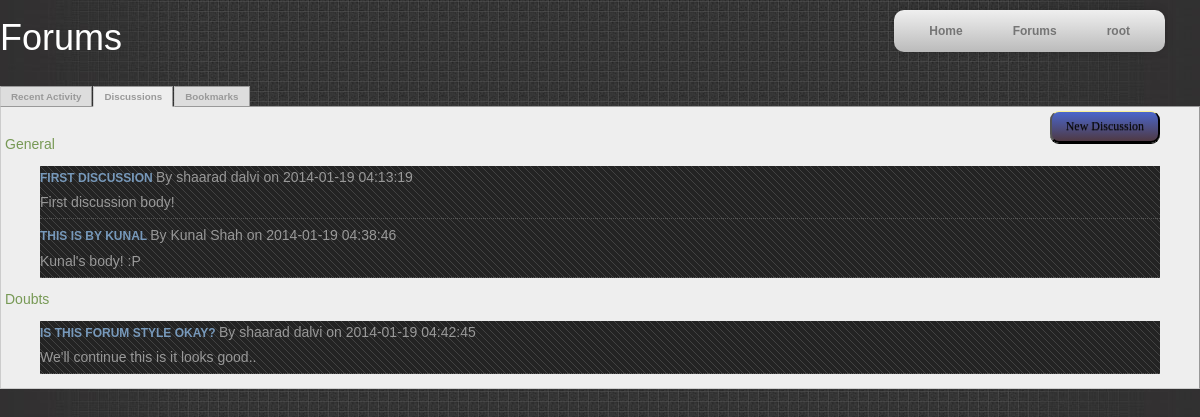
Page /forum_new.php?showTab=discussions&mode=showmain (signed in) on the earlier database version.
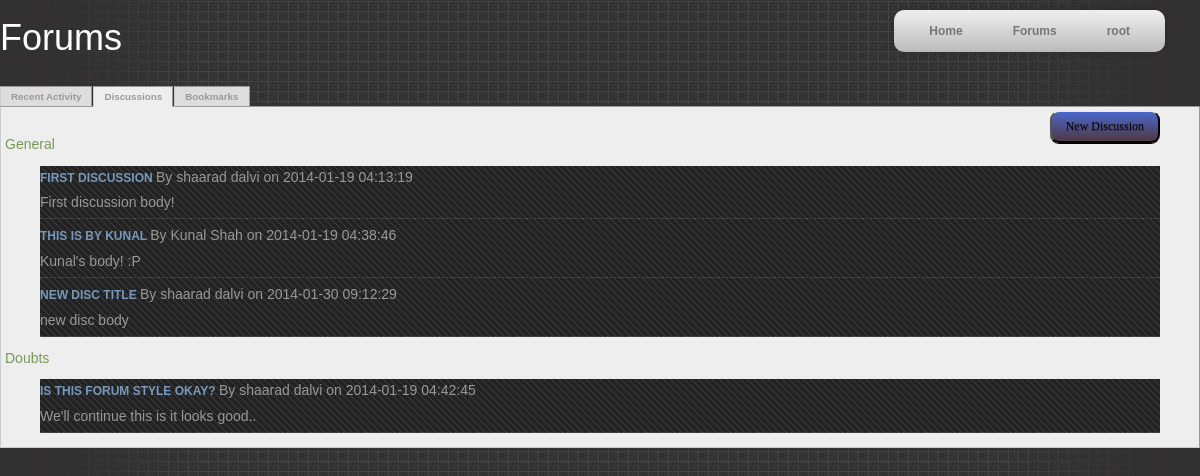
Same page on the later database version.
### tables this page shows
CREATE TABLE IF NOT EXISTS `discussion_category` (
  `category_id` int(11) NOT NULL AUTO_INCREMENT,
  `category_name` text NOT NULL,
  PRIMARY KEY (`category_id`)
);

CREATE TABLE IF NOT EXISTS `discussion` (
  `discussion_id` int(11) NOT NULL AUTO_INCREMENT,
  `type` int(11) NOT NULL DEFAULT '0',
  `category_id` int(11) NOT NULL,
  `insert_uid` int(11) unsigned NOT NULL,
  `last_comment_id` int(11) NOT NULL DEFAULT '0',
  `name` varchar(100) NOT NULL,
  `disc_body` text NOT NULL,
  `count_comments` int(11) NOT NULL DEFAULT '0',
  `date_inserted_d` timestamp NOT NULL DEFAULT CURRENT_TIMESTAMP,
  `date_updated_d` timestamp NOT NULL DEFAULT '0000-00-00 00:00:00',
  `rating` float NOT NULL DEFAULT '0',
  PRIMARY KEY (`discussion_id`),
  KEY `category_id` (`category_id`),
  KEY `last_comment_id` (`last_comment_id`),
  KEY `insert_uid` (`insert_uid`)
);

CREATE TABLE IF NOT EXISTS `user` (
  `u_id` int(11) unsigned NOT NULL AUTO_INCREMENT,
  `u_name` varchar(30) NOT NULL,
  `password` varchar(20) NOT NULL,
  `f_name` varchar(20) NOT NULL,
  `l_name` varchar(20) NOT NULL,
  `contact_no` int(10) NOT NULL,
  `dob` date NOT NULL,
  `institute` varchar(40) NOT NULL,
  `stream` varchar(20) NOT NULL,
  `role` varchar(10) NOT NULL,
  `approve_id` tinyint(1) NOT NULL DEFAULT '0',
  `photo` varchar(255) NOT NULL,
  `about` text NOT NULL,
  `show_email` tinyint(4) NOT NULL DEFAULT '0',
  `gender` tinyint(4) NOT NULL DEFAULT '0',
  `user_score` float NOT NULL DEFAULT '0',
  `count_bookmarks` int(11) NOT NULL DEFAULT '0',
  `count_comments` int(11) NOT NULL DEFAULT '0',
  `count_discussions` int(11) NOT NULL DEFAULT '0',
  PRIMARY KEY (`u_id`)
);

### forum_new.php (the view, shortened to what the rows shown need)
<?php require_once('Connections/conn.php'); ?>
<?php
if (!function_exists("GetSQLValueString")) {
function GetSQLValueString($theValue, $theType, $theDefinedValue = "", $theNotDefinedValue = "")
{
  $theValue = function_exists("mysql_real_escape_string") ? mysql_real_escape_string($theValue) : mysql_escape_string($theValue);
  switch ($theType) {
    case "long":
    case "int":
      $theValue = ($theValue != "") ? intval($theValue) : "NULL";
      break;
  }
  return $theValue;
}
}?>
<?php
$query_categories = "SELECT * FROM discussion_category";
$categories = mysql_query($query_categories, $conn) or die(mysql_error());
$row_categories = mysql_fetch_assoc($categories);
?>
<!DOCTYPE html PUBLIC "-//W3C//DTD XHTML 1.0 Transitional//EN" "http://www.w3.org/TR/xhtml1/DTD/xhtml1-transitional.dtd">
<html xmlns="http://www.w3.org/1999/xhtml">
<head>
<link href="SpryAssets/SpryTabbedPanels.css" rel="stylesheet" type="text/css" />
<link rel="stylesheet" type="text/css" media="screen" href="css/templatemo_style.css" />
<link rel="stylesheet" type="text/css" media="screen" href="css/forum_new.css?1234" />
<link rel="stylesheet" type="text/css" media="screen" href="css/nav_bar.css" />
<link rel="stylesheet" type="text/css" media="screen" href="css/forum_buttons.css" />
<link rel="stylesheet" type="text/css" href="css/forum_disc_form.css" media="all" />
<link href="lib/jquery.upvote.css" rel="stylesheet" type="text/css">
</head>
<body >
<br/>
<div>
<h1> Forums</h1>
<div id="TabbedPanels1" class="TabbedPanels">
  <div class="TabbedPanelsContentGroup">
    <div class="TabbedPanelsContent">
        <div class="forum-wrapper">
	    	<div class="forum-content-wrapper">
			    <div class="forum-content">
                <?php if (isset($_GET['mode']) && $_GET['mode']=="disc") { ?>
                	<?php $tabToShow=1;?>
                    <a href="forum_new.php?showTab=discussions&mode=showmain"> Back to discussions </a><br />
                    <?php
					mysql_select_db($database_conn, $conn);
					$query_disc = sprintf("SELECT * FROM `discussion` JOIN `user` ON insert_uid=u_id WHERE discussion_id =%s",GetSQLValueString($_GET['discussionid'], "int"));
					$disc = mysql_query($query_disc, $conn) or die(mysql_error());
					$row_disc = mysql_fetch_assoc($disc);
					$totalRows_disc = mysql_num_rows($disc);
					?>
                    <disc-title><?php echo $row_disc['name'];?> </disc-title>
					 <div class="middle">
						<div class="container">
							<main class="content">
				                <dd><?php echo $row_disc['disc_body'];?></dd>
							</main>
						</div>
						<aside class="left-sidebar">
                        <img src="<?php echo $row_disc['photo'];?>" width="100" height="100" alt="Profile picture"/><br />
							<dt><?php echo $row_disc['f_name']." ".$row_disc['l_name'];?></dt>
						</aside>
						<aside class="right-sidebar">
							<dt><?php echo $row_disc['date_inserted_d'];?></dt>
						</aside>
					</div>
					<?php
					mysql_select_db($database_conn, $conn);
					$query_comments = sprintf("SELECT * FROM `discussion` JOIN `comment` ON discussion.discussion_id = comment.discussion_id JOIN `user` ON comment.insert_uid = user.u_id LEFT OUTER JOIN `user_comment` ON comment.comment_id = user_comment.user_comment_id AND user_comment.user_id=%s WHERE discussion.discussion_id =%s ORDER BY date_inserted_c",GetSQLValueString($_SESSION['MM_UserID'], "int"),GetSQLValueString($_GET['discussionid'], "int"));
					$comments = mysql_query($query_comments, $conn) or die(mysql_error());
					$row_comments = mysql_fetch_assoc($comments);
					$totalRows_comments = mysql_num_rows($comments);
					?>
                    <?php
					$query_update_disc = sprintf("INSERT INTO user_discussion(u_id,discussion_id,count_comments,date_last_viewed,bookmarked) VALUES ('%s','%s','%s',now(),'0') ON DUPLICATE KEY UPDATE date_last_viewed=now(),count_comments=%s;",GetSQLValueString($_SESSION['MM_UserID'], "int"),GetSQLValueString($_GET['discussionid'], "int"),GetSQLValueString($totalRows_comments, "int"),GetSQLValueString($totalRows_comments, "int"));
					$update_disc = mysql_query($query_update_disc, $conn) or die(mysql_error());
                    ?>
                    <?php if($totalRows_comments>0) {?>
	                    <?php do { ?>
                    <div class="middle">
						<div class="container">
							<main class="content">
				                <dt><dd><?php echo $row_comments['comment_body'];?></dd></dt>
							</main>
						</div>
						<aside class="left-sidebar">
                        	<img src="<?php echo $row_comments['photo'];?>" width="100" height="100" alt="Profile picture"/><br />
							<dt><?php echo $row_comments['f_name']." ".$row_comments['l_name'];?></dt>
						</aside>
						<aside class="right-sidebar">
							<dt><?php echo $row_comments['date_inserted_c'];?></dt>
                            <br />
                            <div id="comment<?php echo $row_comments['comment_id']; ?>" class="upvote">
							    <a class="upvote"></a>
							    <span class="count">0</span>
							    <a class="downvote"></a>
							    <a class="star"></a>
						    </div>
						</aside>
					</div>
                    <?php
					$query_update_comment = sprintf("INSERT INTO user_comment(user_comment_id,user_id,vote_status,bookmarked,date_last_viewed) VALUES ('%s','%s','0','0',now()) ON DUPLICATE KEY UPDATE date_last_viewed=now();",GetSQLValueString($row_comments['comment_id'], "int"),GetSQLValueString($_SESSION['MM_UserID'], "int"));
					$update_comment = mysql_query($query_update_comment, $conn) or die(mysql_error());
					?>
                    	<?php }while ($row_comments = mysql_fetch_assoc($comments)) ;?>
                        <?php
                        $query_own_comment = sprintf("SELECT * from `user` WHERE u_id=%s;",GetSQLValueString($_SESSION['MM_UserID'], "int"));
					$own_comment = mysql_query($query_own_comment, $conn) or die(mysql_error());
					$row_own_comment = mysql_fetch_assoc($own_comment);
					?>
                    <div class="middle">
                        <div class="container">
                        <main class="content">
                    <form action="new_comment.php" id="new_comment" name="new_comment" method="POST">
                    <p><label for="comment_body">Enter your comment :</label><br /></p>
					<textarea type="comment_body" id="comment_body" name="comment_body" form="new_comment"> </textarea>
                    <br /><br />
                    <p>
                      <input name="submit" id="submit" value="Post Comment" type="submit" class="buttom" onClick="MM_validateForm('comment_body','','R');return document.MM_returnValue" action="new_comment.php"/></p>
                      <input type="hidden" name="disc_id" value="<?php echo $_GET['discussionid'];?>"/>
                    </form>
                    	</main>
	                    </div>
                    <aside class="left-sidebar">
                        	<img src="<?php echo $row_own_comment['photo'];?>" width="100" height="100" alt="Profile picture"/><br />
							<dt><?php echo $row_own_comment['f_name']." ".$row_own_comment['l_name'];?></dt>
					</aside>
                    </div>
                        <script language="javascript">
							var callback = function(data) {
							$.ajax({
						        url: 'voter.php',
						        type: 'post',
						        data: { id: data.id, up: data.upvoted, down: data.downvoted, star: data.starred , count: $('#comment'+ data.id).upvote('count'),upstatus:$('#comment'+data.id).upvote('upvoted'),downstatus:$('#comment'+data.id).upvote('downvoted')},
						    	});
							};
							var callback2= function(data) {
								alert("You can't vote yourself");
								$('#comment'+data.id).upvote();
							};
							<?php $comments = mysql_query($query_comments, $conn) or die(mysql_error());?>
							<?php
								while ($row_comments = mysql_fetch_assoc($comments)) {?>
									<?php if($row_comments['insert_uid']==$_SESSION['MM_UserID']) {?>
											$('#comment<?php echo $row_comments['comment_id'];?>').upvote({count: <?php echo $row_comments['comment_score'];?>,id: <?php echo $row_comments['comment_id'];?>, callback: callback2
											});
									<?php }else {
									?>
									$('#comment<?php echo $row_comments['comment_id'];?>').upvote({count: <?php echo $row_comments['comment_score'];?>,id: <?php echo $row_comments['comment_id'];?>, callback: callback
									<?php if ($row_comments['vote_status']==1) {
										echo ",upvoted:1";
									}else if ($row_comments['vote_status']==-1){
										echo ",downvoted:1";
									}
									?>
									});
							<?php } }?>
						</script>
                   	<?php } ?>
                <?php
				} else if (isset($_GET['mode']) && $_GET['mode']=="showmain") {
				?>
                <a href="forum_new.php?showTab=discussions&mode=newDisc"><input name="new_disc" type="button" value="New Discussion" class="forum-button" /></a>
                <br />
                <?php do { ?>
                <forum-h4> <?php echo $row_categories['category_name']?></forum-h4>
                <?php
$query_discussions = sprintf("SELECT * FROM discussion JOIN user ON discussion.insert_uid=user.u_id WHERE discussion.category_id=%s",GetSQLValueString($row_categories['category_id'], "int"));
$discussions = mysql_query($query_discussions, $conn) or die(mysql_error());
$row_discussions = mysql_fetch_assoc($discussions);
				?>
                <dl>
                <?php do { ?>
                    <dt>
					    <a href="forum_new.php?showTab=discussions&mode=disc&discussionid=<?php echo $row_discussions['discussion_id'];?> "> <?php echo $row_discussions['name'];?> </a>
				    </dt>
                    <datetime><?php echo "By ".$row_discussions['f_name']." ".$row_discussions['l_name']." on ".$row_discussions['date_inserted_d'];?></datetime>
                    <dd>
					    <?php echo $row_discussions['disc_body'];?>
                    </dd>
                    <?php } while($row_discussions=mysql_fetch_assoc($discussions));?>
                    </dl>
                <?php }while ($row_categories = mysql_fetch_assoc($categories)); ?>
                <?php }else if (isset($_GET['mode']) && $_GET['mode']=="newDisc"){?>
                    <a href="forum_new.php?showTab=discussions&mode=showmain"> Back to discussions </a><br />
                	<disc-title> New Discussion </disc-title>
                    <div class="form">
                    <form action="new_discussion.php" name="new_disc_form" id="new_disc_form" method="POST">
                    <p><label for="disc_name">Discussion Name :</label>
					  <input type="disc_name" id="disc_name" name="disc_name" placeholder="Discussion title here..." /> </p>
                      <p>
                    <label for="category">Discussion Category :</label>
		  	 	  <select class="select-style gender" name="category" id="category" placeholder="I am...">
					<?php
						mysql_select_db($database_conn, $conn);
						$query_disc_cat = sprintf("SELECT * FROM discussion_category");
						$disc_cat = mysql_query($query_disc_cat, $conn) or die(mysql_error());
						$row_disc_cat = mysql_fetch_assoc($disc_cat);
						$totalRows_disc_cat = mysql_num_rows($disc_cat);
						do {?>
                        <option value="<?php echo $row_disc_cat['category_id'];?>"><?php echo $row_disc_cat['category_name'];?></option>
						<?php }while($row_disc_cat = mysql_fetch_assoc($disc_cat));?>
				  </select><br /><br />
				  </p>
                    <p><label for="disc_body">Discussion Body :</label><br /></p>
					<textarea type="disc_body" id="disc_body" name="disc_body" form="new_disc_form"> </textarea>
                    <br /><br />
                    <p>
                      <input name="submit" id="submit" value="Create Discussion" type="submit" class="buttom" onClick="MM_validateForm('disc_name','','R','disc_body','','R');return document.MM_returnValue" action="new_discussion.php"/></p>
                    </form>
                    </div>
                <?php }?>
			    </div>
		    </div>
	    </div>
    </div>
  </div>
</div>
</div>
</body>
</html>

Differences in the rows shown:
added discussion: name "NEW DISC TITLE", insert_uid.f_name "shaarad", insert_uid.l_name "dalvi", date_inserted_d "2014-01-30 09:12:29", disc_body "new disc body", shown under discussion_category "General"
